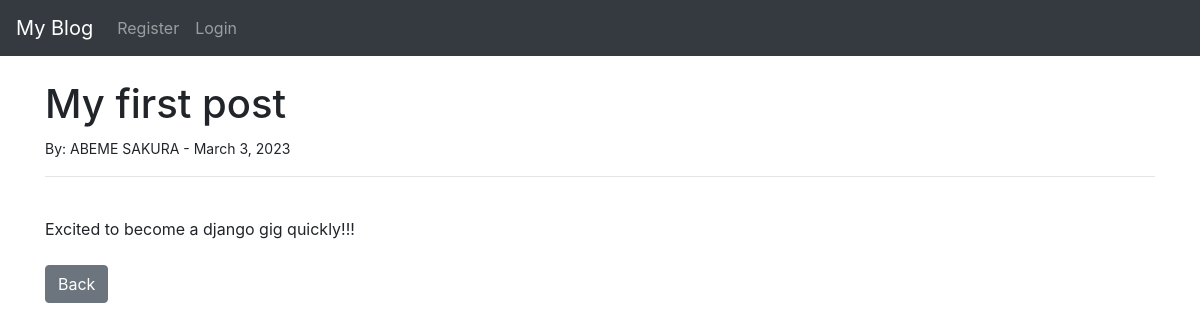
/article/1, run on an earlier commit of the app's database.
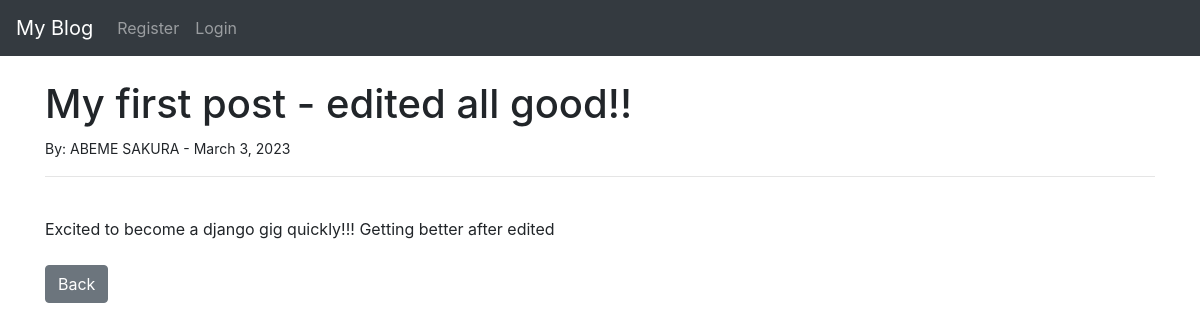
And on a later commit of the database.
### sakurablog/models.py (models this page shows, shortened)
class Post(models.Model):
    title = models.CharField(max_length=255)
    title_tag = models.CharField(max_length=255)
    author = models.ForeignKey(User,on_delete=models.CASCADE)
    body = models.TextField()
    post_date = models.DateField(auto_now_add=True)
    category = models.CharField(max_length=255, default='coding')

### sakurablog/views.py (the view)
# urls.py: path('article/<int:pk>',ArticleDetailView.as_view(), name='article-detail'),
class ArticleDetailView(DetailView):
    model = Post
    template_name = 'article_details.html'

### sakurablog/templates/article_details.html (shortened to what this page needs)
  {% extends 'base.html' %}
 {% block content %}
<h1> {{ post.title }}</h1>
<small>By: {{post.author.first_name }} {{ post.author.last_name}} - {{ post.post_date }}
</small><br/>
<hr>
<br/>
{{ post.body|safe }}
<br/><br/>
<a href="{% url 'home'%}" class="btn btn-secondary">Back</a>
  {% endblock %}

What changed in the data, as far as the page shows it:
changed Post "ABEME": title "My first post" → "My first post - edited all good!!"; body "Excited to become a django gig quickly!!!" → "Excited to become a django gig quickly!!! Getting better after edited"
